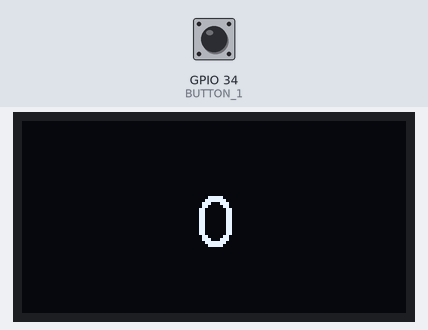
A sketch run on a simulated ESP8266 (NodeMCU). On the bench: 128×64 one-colour display. The test bench sets the inputs (shaded band); at power-on: GPIO 34 (BUTTON_1) HIGH.

Above: at 1.2 s.
1.3 s: GPIO 34 (BUTTON_1) pulled LOW for 0.15 s
At 2.7 s:
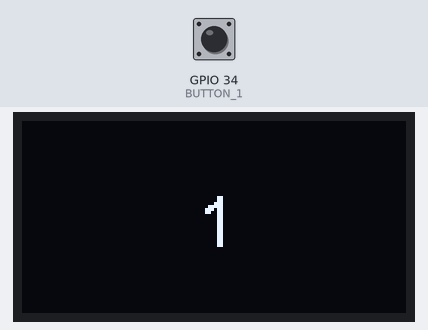
3.0 s: GPIO 34 (BUTTON_1) pulled LOW for 0.15 s
At 4.1 s:
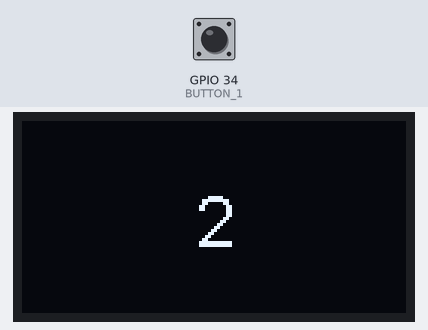
4.7 s: GPIO 34 (BUTTON_1) pulled LOW for 0.15 s
At 5.4 s:
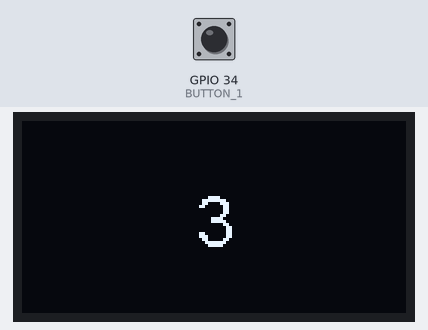
Timing chart, 0 to 7.7 s (numbered marks = the images above; inputs shaded):
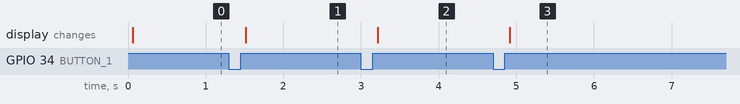

The sketch:

buttonCount.ino
```cpp
#include <OneButton.h>
#define BUTTON_1 34

#include "SSD1306.h"
#include "OLEDDisplayUi.h"
#define SSD1306_ADDRESS 0x3c

#define I2C_SDA 21
#define I2C_SCL 22

SSD1306 oled(SSD1306_ADDRESS, I2C_SDA, I2C_SCL);
OLEDDisplayUi ui(&oled);
char cstr[16];


OneButton button1(BUTTON_1, true);
int count = 0;
void button1Func()
{
    oled.clear();
    sprintf(cstr, "%d", count);
    oled.drawString(oled.getWidth() / 2, 20, cstr);
    oled.display();

    count++;
}

void setup()
{
    oled.init();
    oled.setFont(ArialMT_Plain_24);
    oled.setTextAlignment(TEXT_ALIGN_CENTER);
    delay(50);
    button1Func();

    Serial.begin(115200);
    Serial.setDebugOutput(true);
    Serial.println();
    button1.attachClick(button1Func);
}

void loop(){

        button1.tick();


}
```

Measured:
- after the input at 1.3 s, the display: changes after 0.22 s (image 1)
- after the input at 3.0 s, the display: changes after 0.22 s (image 2)
- after the input at 4.7 s, the display: changes after 0.22 s (image 3)
